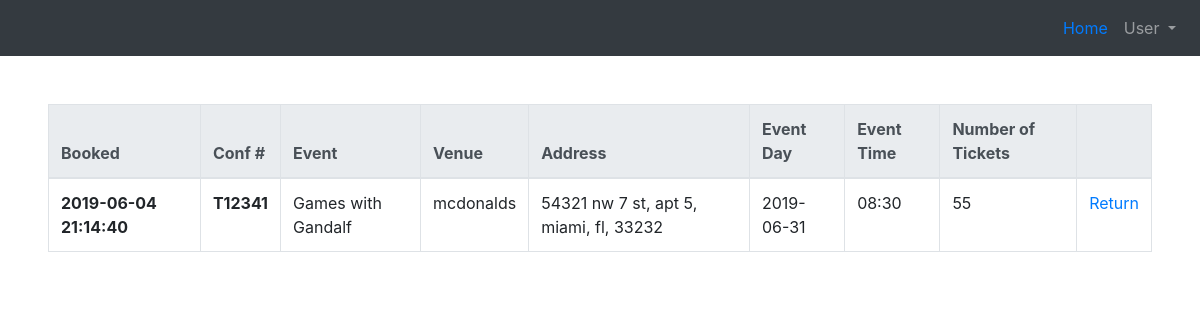
Page /my-reservations (signed in) on the earlier database version.
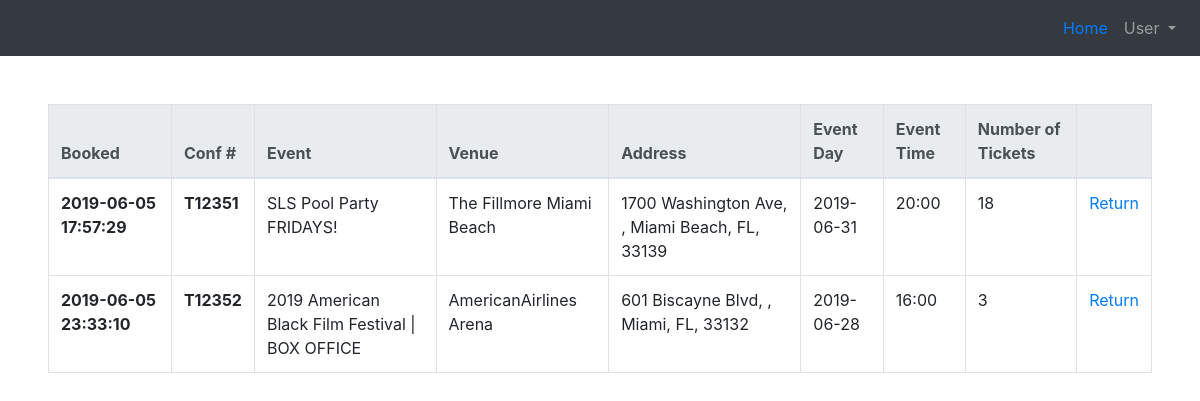
Same page on the later database version.
### tables this page shows
CREATE TABLE 'transactions' ( tranID INTEGER PRIMARY KEY AUTOINCREMENT NOT NULL, userID INTEGER NOT NULL, eventID INTEGER NOT NULL, tickets INTEGER NOT NULL, 'time' timestamp NOT NULL DEFAULT CURRENT_TIMESTAMP);

CREATE TABLE 'events' ( eventID INTEGER PRIMARY KEY AUTOINCREMENT NOT NULL,'eventName' VARCHAR NOT NULL,'ticketsLeft' INTEGER NOT NULL,
  type VARCHAR NOT NULL,'startDate' date NOT NULL,'endDate' date NOT NULL,
  description VARCHAR NOT NULL,
  venueID INTEGER NOT NULL,
  adminID INTEGER NOT NULL
, 'endTime'  time NOT NULL  , 'startTime'  time NOT NULL  );

CREATE TABLE 'venues' ( venueID INTEGER PRIMARY KEY AUTOINCREMENT NOT NULL,'venueName' VARCHAR NOT NULL,
  capacity INTEGER NOT NULL,
  address1 VARCHAR NOT NULL,
  address2 VARCHAR NOT NULL,
  city VARCHAR NOT NULL,
  state CHAR(2) NOT NULL,
  zip CHAR(5) NOT NULL,
  adminID INTEGER NOT NULL
);

### application.py (the view)
@app.route("/my-reservations", methods=["GET"])
@login_required
def myReservations():
    if 'admin' in session.keys():
        return redirect("/admin")
    userTicket = db.execute(userReservations, userID=session["user_id"])
    remover = []
    for tic in userTicket:
        if tic["totalTickets"] == 0:
            remover.append(tic)
        confirmation = "T"
        tran = int(tic["tranID"]) + 12340
        confirmation = confirmation + str(tran)
        tic["confirmation"] = confirmation
    userTickets = [x for x in userTicket if x not in remover]
    return render_template("my-reservations.html", userTickets=userTickets)

### application.py (called while the page is built)
@app.after_request
def after_request(response):
    response.headers["Cache-Control"] = "no-cache, no-store, must-revalidate"
    response.headers["Expires"] = 0
    response.headers["Pragma"] = "no-cache"
    return response

### helpers.py (called while the page is built)
def login_required(f):
    @wraps(f)
    def decorated_function(*args, **kwargs):
        if session.get("user_id") is None:
            return redirect("/login")
        return f(*args, **kwargs)
    return decorated_function

### templates/my-reservations.html (shortened to what this page needs)
{% extends "base.html" %}
{% block body %}
<table class="table table-bordered" id="myTable">
  <thead class="thead-light">
    <tr>
      <th scope="col">Booked</th>
      <th scope="col">Conf #</th>
      <th scope="col">Event</th>
      <th scope="col">Venue</th>
      <th scope="col">Address</th>
      <th scope="col">Event Day</th>
      <th scope="col">Event Time</th>
      <th scope="col">Number of Tickets</th>
      <th scope="col"></th>
    </tr>
  </thead>
  <tbody>
    {% for tic in userTickets %}
    <tr>
      <th scope="row">{{tic["time"]}}</th>
      <th scope="row">{{tic["confirmation"]}}</th>
      <td scope="row">{{tic["eventName"]}}</td>
      <td scope="row">{{tic["venueName"]}}</td>
      <td scope="row">{{tic["address1"]}}, {{tic["address2"]}}, {{tic["city"]}}, {{tic["state"]}}, {{tic["zip"]}}</td>
      <td scope="row">{{tic["startDate"]}}</td>
      <td scope="row">{{tic["startTime"]}}</td>
      <td scope="row">{{tic["totalTickets"]}}</td>
      <td scope="row"><a href="{{ '/return/%s'%tic['eventID']|urlencode }}">Return</a></td>
    </tr>
    {% endfor %}
  </tbody>
</table>
{%endblock %}

Differences in the rows shown:
no longer on this page (row unchanged): transactions: time "2019-06-04 21:14:40", confirmation "T12341", eventName "Games with Gandalf", venueName "mcdonalds", address1 "54321 nw 7 st", address2 "apt 5", city "miami", state "fl", zip "33232", startDate "2019-06-31", startTime "08:30", totalTickets "55"
added transactions: time "2019-06-05 17:57:29", confirmation "T12351", eventName "SLS Pool Party FRIDAYS!", venueName "The Fillmore Miami Beach", address1 "1700 Washington Ave", city "Miami Beach", state "FL", zip "33139", startDate "2019-06-31", startTime "20:00", totalTickets "18"
added transactions: time "2019-06-05 23:33:10", confirmation "T12352", eventName "2019 American Black Film Festival | BOX OFFICE", venueName "AmericanAirlines Arena", address1 "601 Biscayne Blvd", city "Miami", state "FL", zip "33132", startDate "2019-06-28", startTime "16:00", totalTickets "3"
